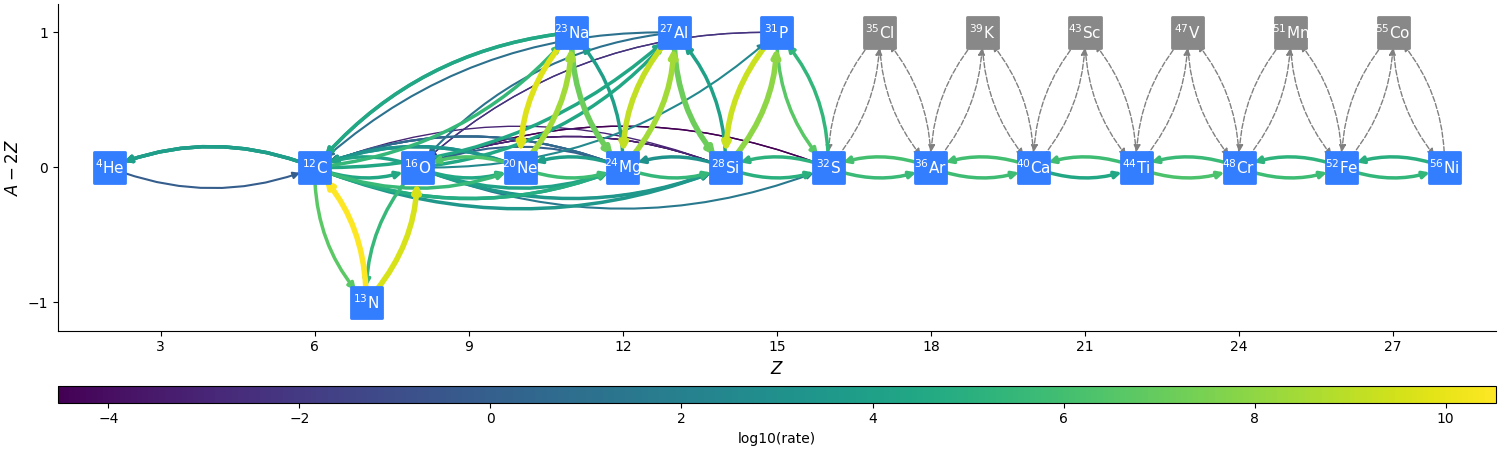

This chart was generated by the following Python code:
# an approximate network for He/C burning with key rates
# to bypass the C12(a,g)O16 rate.
# This is fully-compatible with NSE.

import pynucastro as pyna
from pynucastro.networks import AmrexAstroCxxNetwork

DO_DERIVED_RATES = True

def get_library():

    reaclib_lib = pyna.ReacLibLibrary()

    all_reactants = ["p",
                     "he4", "c12", "o16", "ne20", "mg24", "si28", "s32",
                     "ar36", "ca40", "ti44", "cr48", "fe52", "ni56",
                     "al27", "p31", "cl35", "k39", "sc43", "v47", "mn51", "co55",
                     "n13", "na23"]

    subch = reaclib_lib.linking_nuclei(all_reactants)

    # in this list, we have the reactants, the actual reactants,
    # and modified products that we will use instead
    other_rates = [("c12(c12,n)mg23", "mg24"),
                   ("o16(o16,n)s31", "s32"),
                   ("o16(c12,n)si27", "si28")]

    for r, mp in other_rates:
        _r = reaclib_lib.get_rate_by_name(r)
        forward_rate = pyna.ModifiedRate(_r, new_products=[mp])
        derived_rate = pyna.DerivedRate(rate=forward_rate, compute_Q=True, use_pf=True)
        subch += pyna.Library(rates=[forward_rate, derived_rate])

    # C12+Ne20 and reverse
    # (a,g) links between Na23 and Al27
    # (a,g) links between Al27 and P31

    rates_to_remove = ["p31(p,c12)ne20",
                       "si28(a,c12)ne20",
                       "ne20(c12,p)p31",
                       "ne20(c12,a)si28",
                       "na23(a,g)al27",
                       "al27(g,a)na23",
                       "al27(a,g)p31",
                       "p31(g,a)al27"]

    for r in rates_to_remove:
        print("removing: ", r)
        _r = subch.get_rate_by_name(r)
        subch.remove_rate(_r)

    if DO_DERIVED_RATES:
        rates_to_derive = subch.backward().get_rates()

        # now for each of those derived rates, look to see if the pair exists

        for r in rates_to_derive:
            fr = subch.get_rate_by_nuclei(r.products, r.reactants)
            if fr:
                print(f"modifying {r} from {fr}")
                subch.remove_rate(r)
                d = pyna.DerivedRate(rate=fr, compute_Q=True, use_pf=True)
                subch.add_rate(d)

    return subch


def create_network():

    subch = get_library()

    # these are the rates that we are going to allow to be optionally
    # zeroed
    r1 = subch.get_rate_by_name("c12(p,g)n13")
    r2 = subch.get_rate_by_name("n13(he4,p)o16")

    net = AmrexAstroCxxNetwork(libraries=[subch], symmetric_screening=False, disable_rate_params=[r1, r2])
    net.make_ap_pg_approx(intermediate_nuclei=["cl35", "k39", "sc43", "v47", "mn51", "co55"])
    net.remove_nuclei(["cl35", "k39", "sc43", "v47", "mn51", "co55"])

    return net


def doit():

    net = create_network()

    net.summary()

    comp = pyna.Composition(net.get_nuclei())
    comp.set_all(0.1)
    comp.set_nuc("he4", 0.95)
    comp.normalize()

    rho = 1.e7
    T = 6.e9

    net.plot(rho, T, comp, outfile="ase.png",
             rotated=True, hide_xalpha=True, curved_edges=True,
             size=(1500, 450),
             node_size=500, node_font_size=11, node_color="#337dff", node_shape="s",
             Z_range=(1,29))

    net.write_network()


if __name__ == "__main__":
    doit()
